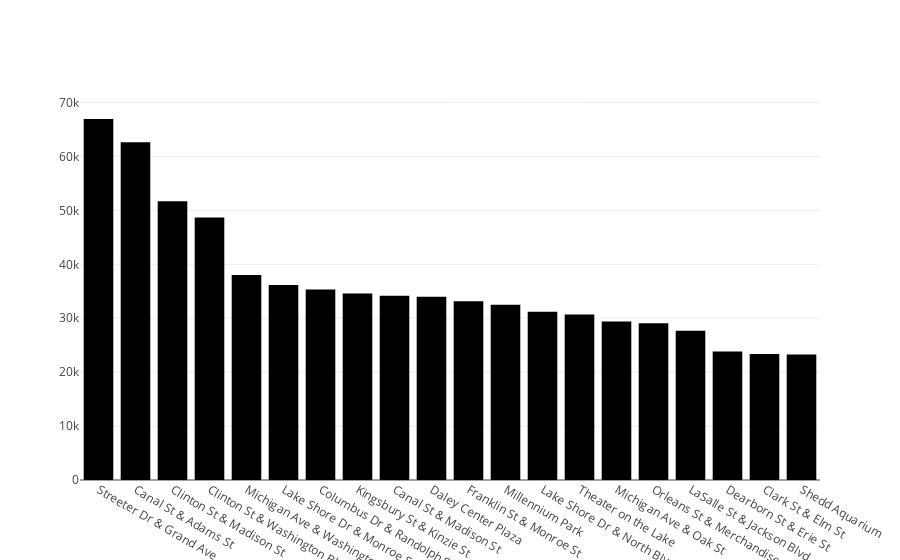

The notebook cell saved with this chart:
### Code cell
# Create and display a bar chart of the top 20 start stations using Plotly

fig = go.Figure(go.Bar(x = top20['start_station_name'], y = top20['value']))
fig.show()

### Figure 1 — Plotly figure (JSON) as saved in the notebook; plotly's stock layout.template omitted (floating-point values rounded to 4 significant figures)
{"data": [{"type": "bar", "x": ["Streeter Dr & Grand Ave", "Canal St & Adams St", "Clinton St & Madison St", "Clinton St & Washington Blvd", "Michigan Ave & Washington St", "Lake Shore Dr & Monroe St", "Columbus Dr & Randolph St", "Kingsbury St & Kinzie St", "Canal St & Madison St", "Daley Center Plaza", "Franklin St & Monroe St", "Millennium Park", "Lake Shore Dr & North Blvd", "Theater on the Lake", "Michigan Ave & Oak St", "Orleans St & Merchandise Mart Plaza", "LaSalle St & Jackson Blvd", "Dearborn St & Erie St", "Clark St & Elm St", "Shedd Aquarium"], "y": [66944, 62654, 51692, 48669, 38029, 36174, 35342, 34589, 34188, 33968, 33125, 32483, 31203, 30679, 29374, 29082, 27665, 23829, 23368, 23282]}], "layout": {}}
